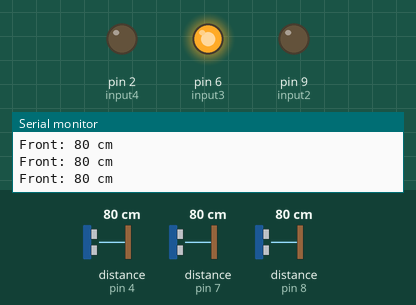
The sketch below on a simulated Arduino Uno, built with avr-gcc and run on an emulated ATmega328P. On the bench: output pins drawn as LEDs (lit = HIGH), the last lines printed to the serial monitor. Dashed ring = blinking. The test bench sets the inputs (shaded band); at power-on: distance to the obstacle (sensors on pin 7, pin 4, pin 8) 80 cm. The echo pulse lasts 58.3 µs per cm; pins used as bus, display or sensor lines are not drawn.

Above: at 1.3 s.
1.4 s: distance to the obstacle (sensor on pin 7) set to 54 cm
2.9 s: distance to the obstacle (sensor on pin 7) set to 48 cm
At 3.6 s:
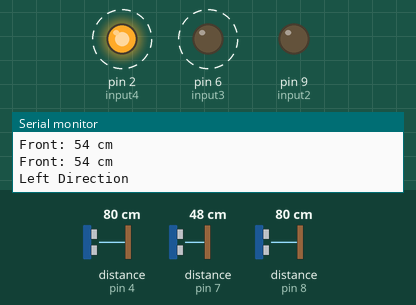
At 4.7 s:
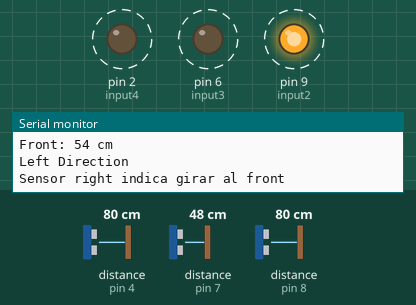
Timing chart, 0 to 11.9 s (numbered marks = the images above; inputs shaded):
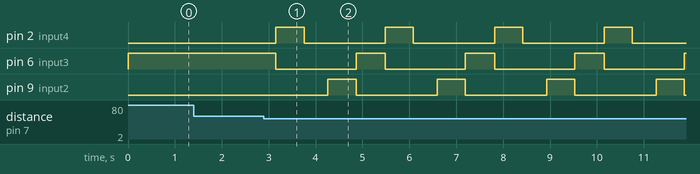

The sketch:

Ultrasonic.ino
```cpp
#include <Ultrasonic.h>

Ultrasonic ultrafront(5,7);  // (Trig PIN,Echo PIN)
Ultrasonic ultraright(3,4);  // (Trig PIN,Echo PIN)
Ultrasonic ultraleft(10,8);   // (Trig PIN,Echo PIN)

//Declares input of the motors
int input1 = 1; //Forward pin of the right wheel
int input2 = 9; //Backward pin of the right wheel
int input3 = 6; //Forward pin of the left wheel
int input4 = 2; //Backward pint of the left wheel

void setup() {
  Serial.begin(9600);
  pinMode(13, OUTPUT); // VCC pin
  pinMode(12, OUTPUT); // VCC pin
  pinMode(11, OUTPUT); // VCC pin

  pinMode(input1, OUTPUT);
  pinMode(input2, OUTPUT);
  pinMode(input3, OUTPUT);
  pinMode(input4, OUTPUT);

  digitalWrite(12, HIGH); // VCC +5V mode
  digitalWrite(13, LOW); // VCC +5V mode
  digitalWrite(11, LOW); // VCC +5V mode

}

int dir=0;
void loop()
{
  int frontValue=ultrafront.Ranging(CM);
  if(frontValue<51 && dir==0)
  {
    digitalWrite(13, HIGH); // VCC +5V mode
    digitalWrite(11, HIGH); // VCC +5V mode

    delay(100);
    int rightValue = ultraright.Ranging(CM);
    int leftValue = ultraleft.Ranging(CM);
    if(ultraright.Ranging(CM)>ultraleft.Ranging(CM)) //right
    {
      Serial.println("Right Direction");
      dir=1;
      digitalWrite(11, LOW); //apaga el right
      /////Logica de doblar a la derecha
      goRight();

    }
    else //left
    {
      Serial.println("Left Direction");
      dir=2;
      digitalWrite(13, LOW); // apaga el left
      /////Logica de doblar a la izquierda
      goLeft();


    }


  }
  else
  {
    if(dir==1)
    {
      int newfront = ultraleft.Ranging(CM);
      if(newfront>45)
      {
        dir=0;
        digitalWrite(13, LOW); // apaga el left
        Serial.print("Sensor left indica girar al front");
        ////////////////////////Logica girar a la izquierda
        goLeft();
      }

    }
    else if(dir==2)
    {
      int newfront = ultraright.Ranging(CM);
      if(newfront>45)
      {
        dir=0;
        digitalWrite(11, LOW); // apaga el left
        Serial.print("Sensor right indica girar al front");
        ////////////////////////Logica girar a la derecha
        goRight();
      }

    }
    goUp();
    Serial.print("Front: ");
    Serial.print(frontValue); // CM or INC
    Serial.print(" cm" );

  }

  delay(500);
  Serial.println("");
}

//This function makes the robot go FORWARD
void goUp(){
  digitalWrite(input1, HIGH);  //This pin is the forward pin of the right wheel
  digitalWrite(input2, LOW);     //This pin is the backward pin of the right wheel
  digitalWrite(input3, HIGH); //This pin is the forward pin of the left wheel
  digitalWrite(input4, LOW);  //This pin is the backward pin of the left wheel
}

//This function makes the robot go BACKWARD
void goDown(){
  digitalWrite(input1, LOW);  //This pin is the forward pin of the right wheel
  digitalWrite(input2, HIGH);     //This pin is the backward pin of the right wheel
  digitalWrite(input3, LOW); //This pin is the forward pin of the left wheel
  digitalWrite(input4, HIGH);  //This pin is the backward pin of the left wheel
}

//This function makes the robot turn LEFT
void goLeft(){
  digitalWrite(input1, LOW);  //This pin is the forward pin of the right wheel
  digitalWrite(input2, LOW);     //This pin is the backward pin of the right wheel
  digitalWrite(input3, LOW); //This pin is the forward pin of the left wheel
  digitalWrite(input4, HIGH);  //This pin is the backward pin of the left wheel
  delay(600);
  digitalWrite(input1, LOW);  //This pin is the forward pin of the right wheel
  digitalWrite(input2, LOW);     //This pin is the backward pin of the right wheel
  digitalWrite(input3, LOW); //This pin is the forward pin of the left wheel
  digitalWrite(input4, LOW);  //This pin is the backward pin of the left wheel
}

//This function makes the robot turn RIGHT
void goRight(){
  digitalWrite(input1, LOW);  //This pin is the forward pin of the right wheel
  digitalWrite(input2, HIGH);     //This pin is the backward pin of the right wheel
  digitalWrite(input3, LOW); //This pin is the forward pin of the left wheel
  digitalWrite(input4, LOW);  //This pin is the backward pin of the left wheel
  delay(600);
  digitalWrite(input1, LOW);  //This pin is the forward pin of the right wheel
  digitalWrite(input2, LOW);     //This pin is the backward pin of the right wheel
  digitalWrite(input3, LOW); //This pin is the forward pin of the left wheel
  digitalWrite(input4, LOW);  //This pin is the backward pin of the left wheel
}
```

Measured:
- the behaviour switches between 51 and 50 cm on distance to the obstacle (sensor on pin 7) (found by bisection; images 0 and 1)
- after the input at 2.9 s, pin 2 (input4): alternates HIGH for 0.60 s and LOW for 1.7 s, starting after 0.25 s; pin 6 (input3): alternates HIGH for 0.62 s and LOW for 1.7 s, starting after 0.25 s; pin 9 (input2): alternates HIGH for 0.60 s and LOW for 1.7 s, starting after 1.4 s
